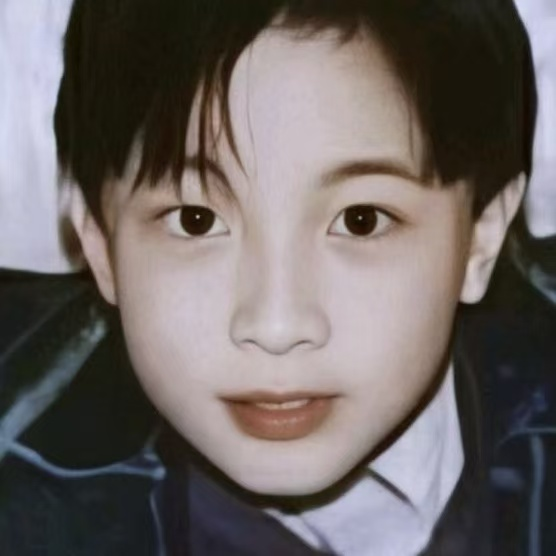
#> input picture 2/joker_left.jpg, 556 x 556 px
$ python 2.4.1.py
#> lines starting #> are read from the running program, lines starting #| are printed output that depends on the picture
import cv2
import numpy as np
import matplotlib.pyplot as plt

def gaussian_stack(img, levels):
    g_stk = [img.copy()]
    for i in range(levels):
        img = cv2.GaussianBlur(img, (25, 25), 30)
        g_stk.append(img)
    return g_stk

def laplacian_stack(img, levels):
    img = img.astype(np.float32)
    g_stk = [img.copy()]
    for i in range(levels):
        img = cv2.GaussianBlur(img, (25,25), 30)
        g_stk.append(img.astype(np.float32))
    l_stk = []
    for i in range(levels):
        lap = g_stk[i] - g_stk[i+1]
        l_stk.append(lap)
    l_stk.append(g_stk[-1])
    return l_stk

def show_stack(stack, title, gray=False):
    levels = len(stack)
    plt.figure(figsize=(15, 3))
    for i, img in enumerate(stack):
        plt.subplot(1, levels, i+1)
        if gray:
            max_abs = max(abs(img.min()), abs(img.max()))
            img_vis = 127 + (img / max_abs) * 127
            img_vis = np.clip(img_vis, 0, 255).astype(np.uint8)
            plt.imshow(img_vis, cmap='gray')
        else:
            plt.imshow(img.astype(np.uint8))
        plt.axis('off')
        plt.title(f'Level {i}')
    plt.suptitle(title)
    plt.show()

# ================= Load Images ==================
apple = cv2.imread("joker_left.jpg")
#> apple is the input picture: shape (556, 556, 3); mean B, G, R 100.1, 101.7, 108.7
orange = cv2.imread("joker_right.jpg")
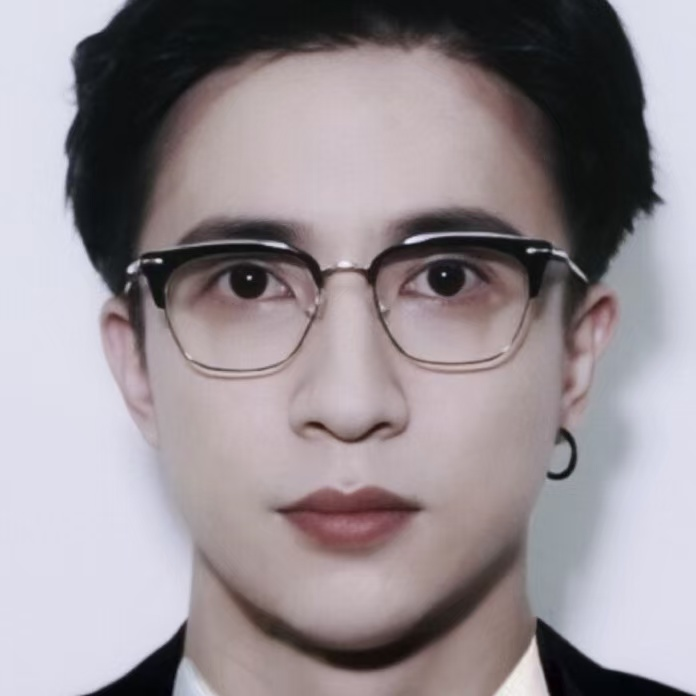
#> input picture 2/joker_right.jpg, 696 x 696 px
#> orange is the input picture: shape (696, 696, 3); mean B, G, R 147.2, 142.1, 150.2

h = min(apple.shape[0], orange.shape[0])
#> h = 556
w = min(apple.shape[1], orange.shape[1])
#> w = 556
apple = cv2.resize(apple, (w, h))
orange = cv2.resize(orange, (w, h))
#> orange: shape (556, 556, 3)

apple = cv2.cvtColor(apple, cv2.COLOR_BGR2RGB)
orange = cv2.cvtColor(orange, cv2.COLOR_BGR2RGB)
levels = 6

gas_apple = gaussian_stack(apple, levels)
#> after the loop in gaussian_stack, `for i in range(levels):`: g_stk = 7 items
#> gas_apple = 7 items
gas_orange = gaussian_stack(orange, levels)
#> gas_orange = 7 items
lap_apple = laplacian_stack(apple, levels)
#> after the loop in laplacian_stack, `for i in range(levels):`: l_stk = 6 items
#> lap_apple = 7 items
lap_orange = laplacian_stack(orange, levels)
#> the loop in laplacian_stack (call 2), `for i in range(levels):` made 6 passes
#> pass 3, in laplacian_stack (call 2), `lap = g_stk[i] - g_stk[i+1]`:
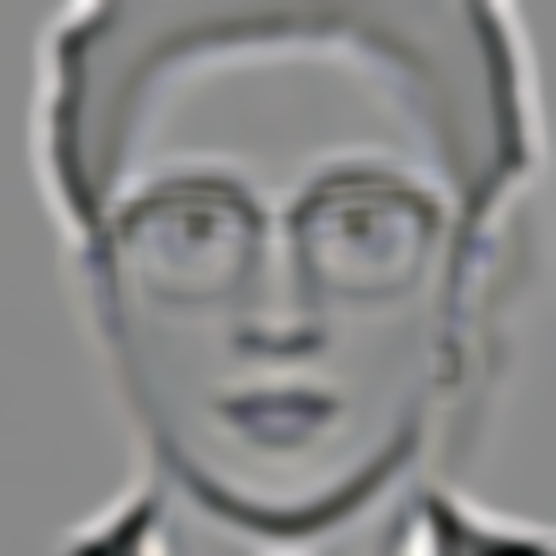
#> lap: shape (556, 556, 3) float32; mean of channels 0, 1, 2 0.000114, 0.000206, 0.000238; drawn with min black and max white
#> lap_orange = 7 items

show_stack(gas_apple, "Young Gaussian Stack")
#> in show_stack, `levels = len(stack)`: levels = 7
#> the loop in show_stack, `for i, img in enumerate(stack):` made 7 passes
show_stack(gas_orange, "Now Gaussian Stack")
#> call 2 of show_stack, with title = 'Now Gaussian Stack', gray = False
#> the loop in show_stack (call 2), `for i, img in enumerate(stack):` made 7 passes
#> in show_stack (call 2), `plt.show()`:
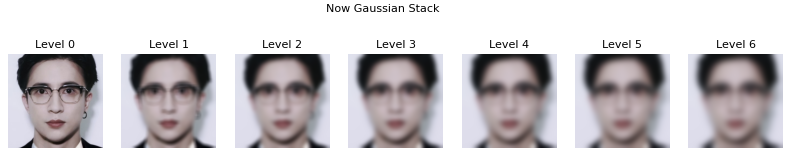
#> figure drawn by matplotlib, 7 panels
show_stack(lap_apple, "Young Laplacian Stack", gray=True)
#> call 3 of show_stack, with title = 'Young Laplacian Stack', gray = True
#> the loop in show_stack (call 3), `for i, img in enumerate(stack):` made 7 passes
#> max_abs on passes 1 to 7: 150.9, 38.55, 18.47, 13.51, 10.87, 9.18, 232.8
#> pass 1, in show_stack (call 3), `img_vis = 127 + (img / max_abs) * 127`:
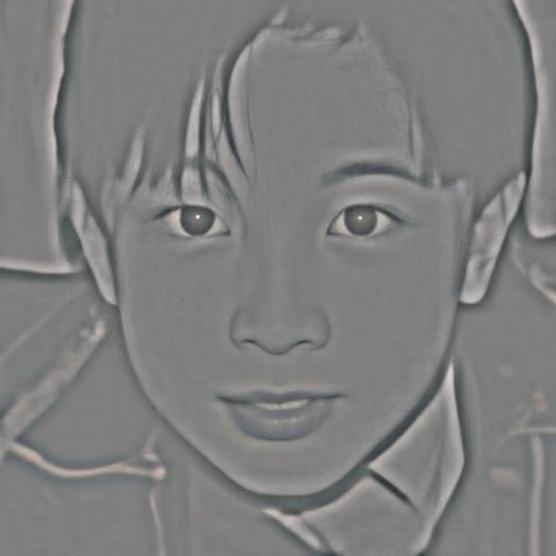
#> img_vis: shape (556, 556, 3) float32; mean of channels 0, 1, 2 127, 127, 127; drawn as B, G, R
#> in show_stack (call 3), `plt.show()`:
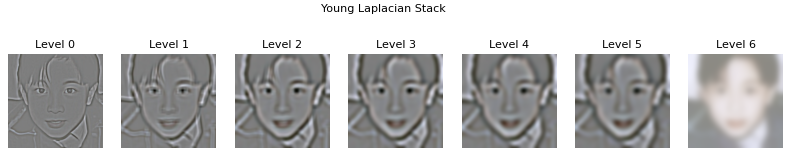
#> figure drawn by matplotlib, 7 panels
show_stack(lap_orange, "Now Laplacian Stack", gray=True)

# ================ Make Mask ===================
w_grad = 100
x_start = w//2 - w_grad//2
#> x_start = 228
x_end = x_start + w_grad
#> x_end = 328

mask = np.zeros((h, w), dtype=np.float32)
mask[:, :x_start] = 1
mask[:, x_end:] = 0
mask[:, x_start:x_end] = np.linspace(1, 0, w_grad, dtype=np.float32)
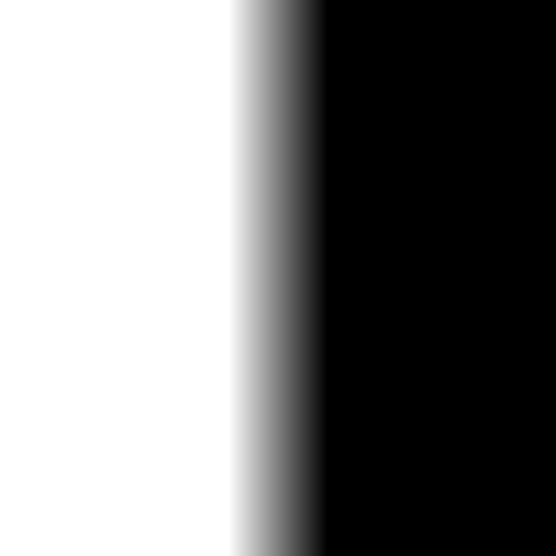
#> mask: shape (556, 556) float32; min 0, max 1, mean 0.5

plt.figure(figsize=(8,2))
plt.imshow(mask, cmap='gray')
plt.axis('off')
plt.title("Base Mask (Gradient Window)")
plt.show()

# =============== Gaussian stack for Mask =================
def gaussian_stack_mask(mask, levels):
#> called with levels = 6
    g_stk = [mask.astype(np.float32)]
    for i in range(levels):
        blurred = cv2.GaussianBlur(g_stk[-1], (25,25), 50)
        g_stk.append(blurred.astype(np.float32))
#> after the loop, g_stk = 7 items
    return g_stk

mask_stack = gaussian_stack_mask(mask, levels)
#> mask_stack = 7 items

show_stack(mask_stack, "Mask Gaussian Stack", gray=True)
#> the loop in show_stack (call 5), `for i, img in enumerate(stack):` made 7 passes
#> pass 1, in show_stack (call 5), `img_vis = 127 + (img / max_abs) * 127`:
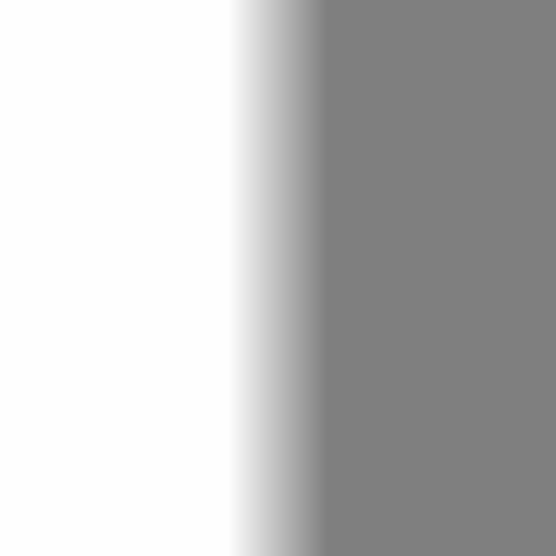
#> img_vis: shape (556, 556) float32; min 127, max 254, mean 190.5

# =============== Blend Each Layer ===================
blended_stack = []

levels = len(lap_apple)
#> levels = 7
plt.figure(figsize=(15, levels*3))

for i, (l1, l2, m) in enumerate(zip(lap_apple, lap_orange, mask_stack)):
    if len(l1.shape) == 3:
        m3 = np.repeat(m[:, :, np.newaxis], 3, axis=2)
    else:
        m3 = m

    blended_layer = l1 * m3 + l2 * (1 - m3)
    blended_stack.append(blended_layer)

    max_abs = max(abs(blended_layer.min()), abs(blended_layer.max()))
    fused_vis = 127 + (blended_layer / max_abs) * 127
    fused_vis = np.clip(fused_vis, 0, 255).astype(np.uint8)

    apple_only = l1 * m3
    apple_vis = 127 + (apple_only / max_abs) * 127
    apple_vis = np.clip(apple_vis, 0, 255).astype(np.uint8)

    orange_only = l2 * (1 - m3)
    orange_vis = 127 + (orange_only / max_abs) * 127
    orange_vis = np.clip(orange_vis, 0, 255).astype(np.uint8)

    plt.subplot(levels, 3, i*3 + 1)
    plt.imshow(apple_vis, cmap='gray')
    plt.axis('off')
    if i == 0: plt.title("1 Only")

    plt.subplot(levels, 3, i*3 + 2)
    plt.imshow(orange_vis, cmap='gray')
    plt.axis('off')
    if i == 0: plt.title("2 Only")

    plt.subplot(levels, 3, i*3 + 3)
    plt.imshow(fused_vis, cmap='gray')
    plt.axis('off')
    if i == 0: plt.title("Blended Layer")
#> this loop made 7 passes
#> max_abs on passes 1 to 7: 168.7, 39.79, 20.27, 15.46, 11.89, 9.55, 235.8
#> after the loop, blended_stack = 7 items

plt.suptitle("Each Laplacian Layer after Multi-Scale Mask Fusion")
plt.show()

# =============== Reconstruct ===================
final_img = np.zeros_like(blended_stack[0], dtype=np.float32)
for layer in blended_stack:
    final_img += layer.astype(np.float32)
#> this loop made 7 passes
final_img = np.clip(final_img, 0, 255).astype(np.uint8)

plt.figure(figsize=(6,6))
plt.imshow(final_img)
plt.axis('off')
plt.title("Final Blended Image")
plt.show()
